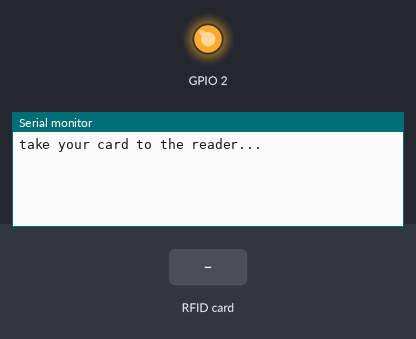
Bench run of a sketch on a simulated ESP32. Parts: output pins drawn as LEDs (lit = HIGH), the last lines printed to the serial monitor. Inputs (shaded band) come from the test bench. EEPROM starts erased.

Above: at 1.2 s.
1.3 s: RFID card 03 6F CD 73 held to the reader
At 1.9 s:
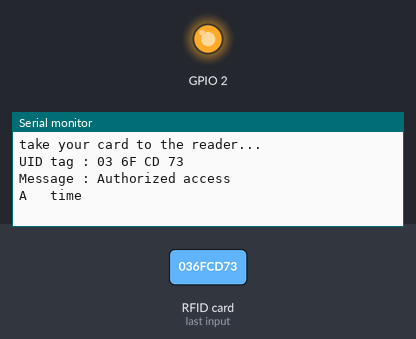
2.8 s: RFID card EB 43 01 99 held to the reader
At 3.3 s:
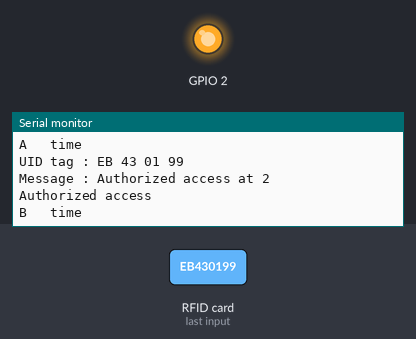
4.3 s: RFID card 5E 7A 19 C4 held to the reader
At 4.7 s:
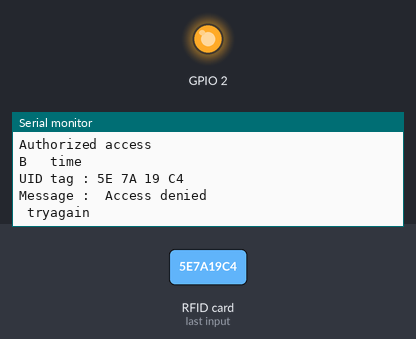

The sketch:

rfid_esp32.ino
```cpp
#include <SPI.h>
#include <MFRC522.h>
#include<EEPROM.h>

//#define SS_PIN 21 16
//#define RST_PIN 22 17
const int RST_PIN = 17;
const int SS_PIN = 16;
MFRC522 mfrc522(SS_PIN, RST_PIN);   // Create MFRC522 instance.
int count=0;
void setup()
{
  pinMode(2,OUTPUT);
  Serial.begin(115200);   // Initiate a serial communication
  SPI.begin();      // Initiate  SPI bus
  mfrc522.PCD_Init();   // Initiate MFRC522
  Serial.println("take your card to the reader...");

  if (!EEPROM.begin(64000)) {
    Serial.println("Failed to initialise EEPROM");
    Serial.println("Restarting...");
    delay(1000);
    ESP.restart();
  }
}
void loop()
{
  digitalWrite(2,HIGH);
  // Look for new cards
  if ( ! mfrc522.PICC_IsNewCardPresent())
  {
    return;
  }
  // Select one of the cards
  if ( ! mfrc522.PICC_ReadCardSerial())
  {
    return;
  }
  //Show UID on serial monitor
  Serial.print("UID tag :");
  String content= "";
  byte letter;
  for (byte i = 0; i < mfrc522.uid.size; i++)
  {
     Serial.print(mfrc522.uid.uidByte[i] < 0x10 ? " 0" : " ");
     Serial.print(mfrc522.uid.uidByte[i], HEX);
     content.concat(String(mfrc522.uid.uidByte[i] < 0x10 ? " 0" : " "));
     content.concat(String(mfrc522.uid.uidByte[i], HEX));
  }
  Serial.println();
  Serial.print("Message : ");
  content.toUpperCase();
  if (content.substring(1) == "03 6F CD 73") //change here the UID of the card/cards that you want to give access
  {
    Serial.println("Authorized access");
    EEPROM.writeString(count,+"A   time" ) ;
    Serial.println(EEPROM.readString(count));

  }
   else if (content.substring(1) == "EB 43 01 99") //change here the UID of the card/cards that you want to give access
  {
    Serial.println("Authorized access at 2");
     Serial.println("Authorized access");
    EEPROM.writeString(count,"B   time" );
    Serial.println(EEPROM.readString(count));
  }
 else   {
    Serial.println(" Access denied");
    Serial.println(" tryagain");

  }

  count=count+8;
  delay(1000);

}
```

Measured:
- after the input at 1.3 s, the serial monitor: prints a new line at once (image 1)
- after the input at 2.8 s, the serial monitor: prints a new line at once (image 2)
- after the input at 4.3 s, the serial monitor: prints a new line at once (image 3)
